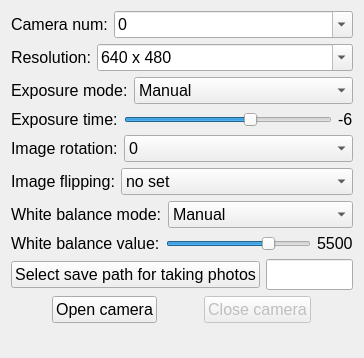
          <widget class="QWidget" name="page_5">
           <property name="geometry">
            <rect>
             <x>0</x>
             <y>0</y>
             <width>356</width>
             <height>342</height>
            </rect>
           </property>
           <property name="font">
            <font>
             <family>Arial</family>
             <pointsize>12</pointsize>
            </font>
           </property>
           <attribute name="label">
            <string>Camera parameters</string>
           </attribute>
           <layout class="QVBoxLayout" name="verticalLayout_11" stretch="0,0,0,0,0,0,0,0,0,0,1">
            <item>
             <layout class="QHBoxLayout" name="horizontalLayout_28" stretch="0,1">
              <item>
               <widget class="QLabel" name="label">
                <property name="sizePolicy">
                 <sizepolicy hsizetype="Fixed" vsizetype="Preferred">
                  <horstretch>0</horstretch>
                  <verstretch>0</verstretch>
                 </sizepolicy>
                </property>
                <property name="font">
                 <font>
                  <family>Arial</family>
                  <pointsize>12</pointsize>
                 </font>
                </property>
                <property name="text">
                 <string>Camera num:</string>
                </property>
               </widget>
              </item>
              <item>
               <widget class="QComboBox" name="comboBox_camera_num">
                <property name="sizePolicy">
                 <sizepolicy hsizetype="Preferred" vsizetype="Fixed">
                  <horstretch>0</horstretch>
                  <verstretch>0</verstretch>
                 </sizepolicy>
                </property>
                <property name="font">
                 <font>
                  <family>Arial</family>
                  <pointsize>12</pointsize>
                  <weight>50</weight>
                  <bold>false</bold>
                 </font>
                </property>
                <property name="styleSheet">
                 <string notr="true">QComboBox {
    font-family: &quot;Arial&quot;;
    font-weight: normal;
    font-size: 12pt;
}</string>
                </property>
                <property name="editable">
                 <bool>true</bool>
                </property>
                <item>
                 <property name="text">
                  <string>0</string>
                 </property>
                </item>
                <item>
                 <property name="text">
                  <string>1</string>
                 </property>
                </item>
                <item>
                 <property name="text">
                  <string>2</string>
                 </property>
                </item>
               </widget>
              </item>
             </layout>
            </item>
            <item>
             <layout class="QHBoxLayout" name="horizontalLayout_27" stretch="0,1">
              <item>
               <widget class="QLabel" name="label_20">
                <property name="sizePolicy">
                 <sizepolicy hsizetype="Fixed" vsizetype="Preferred">
                  <horstretch>0</horstretch>
                  <verstretch>0</verstretch>
                 </sizepolicy>
                </property>
                <property name="font">
                 <font>
                  <family>Arial</family>
                  <pointsize>12</pointsize>
                 </font>
                </property>
                <property name="text">
                 <string>Resolution:</string>
                </property>
               </widget>
              </item>
              <item>
               <widget class="QComboBox" name="comboBox_fenbianlv">
                <property name="sizePolicy">
                 <sizepolicy hsizetype="Preferred" vsizetype="Fixed">
                  <horstretch>0</horstretch>
                  <verstretch>0</verstretch>
                 </sizepolicy>
                </property>
                <property name="font">
                 <font>
                  <family>Arial</family>
                  <pointsize>12</pointsize>
                  <weight>50</weight>
                  <bold>false</bold>
                 </font>
                </property>
                <property name="styleSheet">
                 <string notr="true">QComboBox {
    font-family: &quot;Arial&quot;;
    font-weight: normal;
    font-size: 12pt;
}</string>
                </property>
                <property name="editable">
                 <bool>true</bool>
                </property>
                <item>
                 <property name="text">
                  <string>640 x 480</string>
                 </property>
                </item>
                <item>
                 <property name="text">
                  <string>1920 x 1440</string>
                 </property>
                </item>
                <item>
                 <property name="text">
                  <string>640 x 360</string>
                 </property>
                </item>
                <item>
                 <property name="text">
                  <string>800 x 600</string>
                 </property>
                </item>
                <item>
                 <property name="text">
                  <string>1280 x 720</string>
                 </property>
                </item>
                <item>
                 <property name="text">
                  <string>1280 x 960</string>
                 </property>
                </item>
                <item>
                 <property name="text">
                  <string>1920 x 1080</string>
                 </property>
                </item>
                <item>
                 <property name="text">
                  <string>1280 x 1024</string>
                 </property>
                </item>
                <item>
                 <property name="text">
                  <string>1600 x 1200</string>
                 </property>
                </item>
                <item>
                 <property name="text">
                  <string>2048 x 1536</string>
                 </property>
                </item>
                <item>
                 <property name="text">
                  <string>2592 x 1944</string>
                 </property>
                </item>
               </widget>
              </item>
             </layout>
            </item>
            <item>
             <layout class="QHBoxLayout" name="horizontalLayout" stretch="0,1">
              <item>
               <widget class="QLabel" name="label_40">
                <property name="font">
                 <font>
                  <family>Arial</family>
                  <pointsize>12</pointsize>
                 </font>
                </property>
                <property name="text">
                 <string>Exposure mode:</string>
                </property>
               </widget>
              </item>
              <item>
               <widget class="QComboBox" name="comboBox_exptime">
                <property name="font">
                 <font>
                  <family>Arial</family>
                  <pointsize>12</pointsize>
                 </font>
                </property>
                <item>
                 <property name="text">
                  <string>Manual</string>
                 </property>
                </item>
                <item>
                 <property name="text">
                  <string>Auto</string>
                 </property>
                </item>
               </widget>
              </item>
             </layout>
            </item>
            <item>
             <layout class="QHBoxLayout" name="horizontalLayout_11" stretch="0,1,0">
              <item>
               <widget class="QLabel" name="label_39">
                <property name="font">
                 <font>
                  <family>Arial</family>
                  <pointsize>12</pointsize>
                 </font>
                </property>
                <property name="text">
                 <string>Exposure time:</string>
                </property>
               </widget>
              </item>
              <item>
               <widget class="QSlider" name="exposureSlider">
                <property name="minimum">
                 <number>-14</number>
                </property>
                <property name="maximum">
                 <number>-1</number>
                </property>
                <property name="pageStep">
                 <number>1</number>
                </property>
                <property name="value">
                 <number>-6</number>
                </property>
                <property name="orientation">
                 <enum>Qt::Horizontal</enum>
                </property>
               </widget>
              </item>
              <item>
               <widget class="QLabel" name="exposurelabel">
                <property name="font">
                 <font>
                  <family>Arial</family>
                  <pointsize>12</pointsize>
                 </font>
                </property>
                <property name="text">
                 <string>-6</string>
                </property>
               </widget>
              </item>
             </layout>
            </item>
            <item>
             <layout class="QHBoxLayout" name="horizontalLayout_26" stretch="0,1">
              <item>
               <widget class="QLabel" name="label_21">
                <property name="sizePolicy">
                 <sizepolicy hsizetype="Fixed" vsizetype="Preferred">
                  <horstretch>0</horstretch>
                  <verstretch>0</verstretch>
                 </sizepolicy>
                </property>
                <property name="font">
                 <font>
                  <family>Arial</family>
                  <pointsize>12</pointsize>
                 </font>
                </property>
                <property name="text">
                 <string>Image rotation:</string>
                </property>
               </widget>
              </item>
              <item>
               <widget class="QComboBox" name="comboBox_xuanzhuan">
                <property name="sizePolicy">
                 <sizepolicy hsizetype="Preferred" vsizetype="Fixed">
                  <horstretch>0</horstretch>
                  <verstretch>0</verstretch>
                 </sizepolicy>
                </property>
                <property name="font">
                 <font>
                  <family>Arial</family>
                  <pointsize>12</pointsize>
                 </font>
                </property>
                <property name="editable">
                 <bool>false</bool>
                </property>
                <item>
                 <property name="text">
                  <string>0</string>
                 </property>
                </item>
                <item>
                 <property name="text">
                  <string>90</string>
                 </property>
                </item>
                <item>
                 <property name="text">
                  <string>180</string>
                 </property>
                </item>
                <item>
                 <property name="text">
                  <string>270</string>
                 </property>
                </item>
               </widget>
              </item>
             </layout>
            </item>
            <item>
             <layout class="QHBoxLayout" name="horizontalLayout_60" stretch="0,1">
              <item>
               <widget class="QLabel" name="label_62">
                <property name="font">
                 <font>
                  <family>Arial</family>
                  <pointsize>12</pointsize>
                 </font>
                </property>
                <property name="text">
                 <string>Image flipping:</string>
                </property>
               </widget>
              </item>
              <item>
               <widget class="QComboBox" name="comboBox_10">
                <property name="font">
                 <font>
                  <family>Arial</family>
                  <pointsize>12</pointsize>
                 </font>
                </property>
                <item>
                 <property name="text">
                  <string>no set</string>
                 </property>
                </item>
                <item>
                 <property name="text">
                  <string>0 Vertical flip</string>
                 </property>
                </item>
                <item>
                 <property name="text">
                  <string>1 Horizontal flip</string>
                 </property>
                </item>
                <item>
                 <property name="text">
                  <string>-1 Horizontal and vertical flip</string>
                 </property>
                </item>
               </widget>
              </item>
             </layout>
            </item>
            <item>
             <layout class="QHBoxLayout" name="horizontalLayout_29" stretch="0,1">
              <item>
               <widget class="QLabel" name="label_42">
                <property name="font">
                 <font>
                  <family>Arial</family>
                  <pointsize>12</pointsize>
                 </font>
                </property>
                <property name="text">
                 <string>White balance mode:</string>
                </property>
               </widget>
              </item>
              <item>
               <widget class="QComboBox" name="comboBox_4">
                <property name="font">
                 <font>
                  <family>Arial</family>
                  <pointsize>12</pointsize>
                 </font>
                </property>
                <item>
                 <property name="text">
                  <string>Manual</string>
                 </property>
                </item>
                <item>
                 <property name="text">
                  <string>Auto</string>
                 </property>
                </item>
               </widget>
              </item>
             </layout>
            </item>
            <item>
             <layout class="QHBoxLayout" name="horizontalLayout_12" stretch="0,1,0">
              <item>
               <widget class="QLabel" name="label_41">
                <property name="font">
                 <font>
                  <family>Arial</family>
                  <pointsize>12</pointsize>
                 </font>
                </property>
                <property name="text">
                 <string>White balance value:</string>
                </property>
               </widget>
              </item>
              <item>
               <widget class="QSlider" name="horizontalSlider_wb">
                <property name="minimum">
                 <number>2800</number>
                </property>
                <property name="maximum">
                 <number>6500</number>
                </property>
                <property name="pageStep">
                 <number>1</number>
                </property>
                <property name="value">
                 <number>5500</number>
                </property>
                <property name="orientation">
                 <enum>Qt::Horizontal</enum>
                </property>
               </widget>
              </item>
              <item>
               <widget class="QLabel" name="label_wb">
                <property name="font">
                 <font>
                  <family>Arial</family>
                  <pointsize>12</pointsize>
                 </font>
                </property>
                <property name="text">
                 <string>5500</string>
                </property>
               </widget>
              </item>
             </layout>
            </item>
            <item>
             <layout class="QHBoxLayout" name="horizontalLayout_21">
              <item>
               <widget class="QPushButton" name="pushButton_paizhaopath">
                <property name="font">
                 <font>
                  <family>Arial</family>
                  <pointsize>12</pointsize>
                 </font>
                </property>
                <property name="text">
                 <string>Select save path for taking photos</string>
                </property>
               </widget>
              </item>
              <item>
               <widget class="QLineEdit" name="lineEdit_paizhaopath">
                <property name="font">
                 <font>
                  <family>Adobe Devanagari</family>
                  <pointsize>12</pointsize>
                 </font>
                </property>
                <property name="readOnly">
                 <bool>true</bool>
                </property>
               </widget>
              </item>
             </layout>
            </item>
            <item>
             <layout class="QHBoxLayout" name="horizontalLayout_25">
              <item>
               <widget class="QPushButton" name="button_open_camera">
                <property name="sizePolicy">
                 <sizepolicy hsizetype="Fixed" vsizetype="Fixed">
                  <horstretch>0</horstretch>
                  <verstretch>0</verstretch>
                 </sizepolicy>
                </property>
                <property name="font">
                 <font>
                  <family>Arial</family>
                  <pointsize>12</pointsize>
                 </font>
                </property>
                <property name="text">
                 <string>Open camera</string>
                </property>
               </widget>
              </item>
              <item>
               <widget class="QPushButton" name="pushButton_OFFcam">
                <property name="enabled">
                 <bool>false</bool>
                </property>
                <property name="sizePolicy">
                 <sizepolicy hsizetype="Fixed" vsizetype="Fixed">
                  <horstretch>0</horstretch>
                  <verstretch>0</verstretch>
                 </sizepolicy>
                </property>
                <property name="font">
                 <font>
                  <family>Arial</family>
                  <pointsize>12</pointsize>
                 </font>
                </property>
                <property name="text">
                 <string>Close camera</string>
                </property>
               </widget>
              </item>
             </layout>
            </item>
            <item>
             <widget class="QLabel" name="label_46">
              <property name="font">
               <font>
                <family>Adobe Devanagari</family>
                <pointsize>10</pointsize>
               </font>
              </property>
              <property name="text">
               <string/>
              </property>
             </widget>
            </item>
           </layout>
          </widget>
